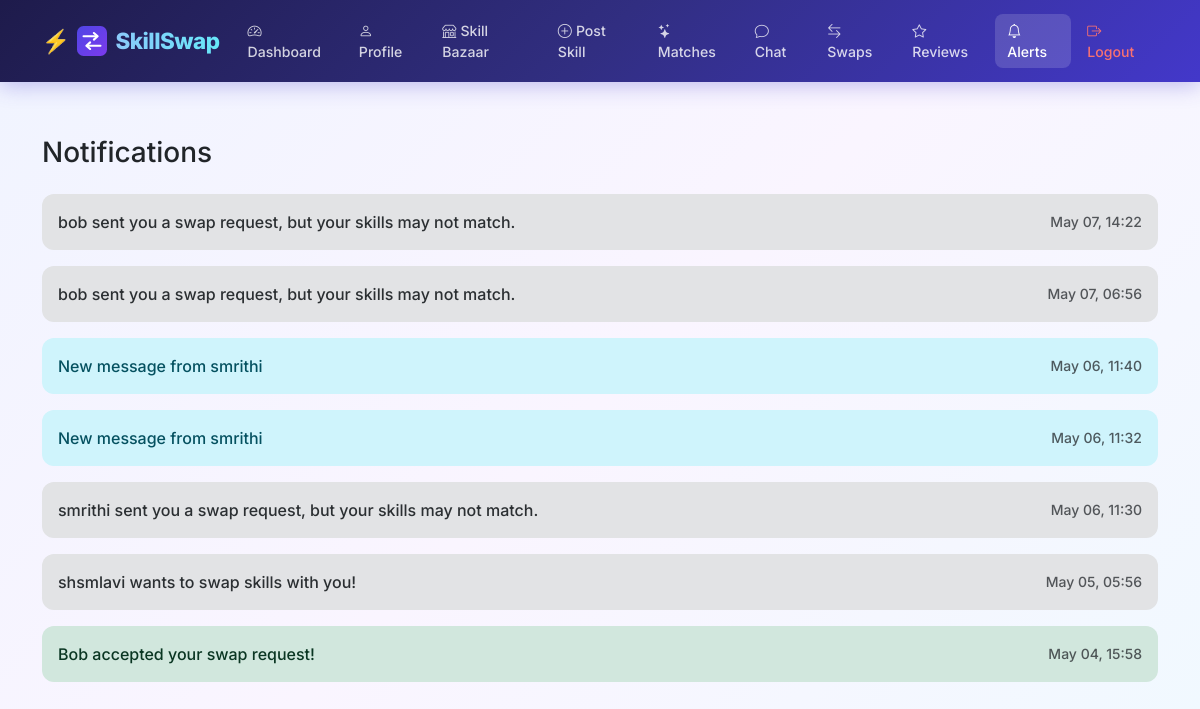
The app's page /notifications/ (signed in) with its own data.
### core/models.py (models this page shows, shortened)
class Notification(models.Model):
    TYPE_CHOICES = [
        ('swap_accepted', 'Swap Accepted'),
        ('swap_rejected', 'Swap Rejected'),
        ('new_request', 'New Request'),
        ('new_message', 'New Message'),
        ('new_review', 'New Review'),
    ]
    user = models.ForeignKey(User, on_delete=models.CASCADE, related_name='notifications')
    message = models.TextField()
    notification_type = models.CharField(max_length=20, choices=TYPE_CHOICES, default='new_request')
    is_read = models.BooleanField(default=False)
    created_at = models.DateTimeField(auto_now_add=True)
    class Meta:
        ordering = ['-created_at']

### core/views.py (the view)
# urls.py: path('notifications/', views.notifications_view, name='notifications'),
@login_required
def notifications_view(request):
    notifs = Notification.objects.filter(user=request.user).order_by('-created_at')
    notifs.filter(is_read=False).update(is_read=True)
    return render(request, 'notifications.html', {'notifications': notifs})

### templates/notifications.html (shortened to what this page needs)
{% extends 'base.html' %}
{% block nav_notifications %}active{% endblock %}
{% block content %}
<div class="container mt-4">
  <h3 class="mb-4">Notifications</h3>
  {% if notifications %}
    {% for notif in notifications %}
    <div class="alert alert-{% if notif.notification_type == 'swap_accepted' %}success{% elif notif.notification_type == 'swap_rejected' %}danger{% elif notif.notification_type == 'new_message' %}info{% elif notif.notification_type == 'new_review' %}warning{% else %}secondary{% endif %} d-flex justify-content-between align-items-center">
      <span>{{ notif.message }}</span>
      <small class="text-muted ms-3 text-nowrap">{{ notif.created_at|date:"M d, H:i" }}</small>
    </div>
    {% endfor %}
  {% else %}
  <div class="text-center py-5">
    <h5 class="text-muted">No notifications yet.</h5>
    <p class="text-muted">When someone requests a swap or sends you a message, it'll show up here.</p>
  </div>
  {% endif %}
</div>
{% endblock %}

### templates/base.html (style rules this page uses)
* { font-family: 'Inter', sans-serif; }
body { background: linear-gradient(135deg, #f0f4ff 0%, #faf5ff 50%, #f0f9ff 100%); min-height: 100vh; }
.alert { border-radius: 12px; border: none; font-weight: 500; }

### records on screen
Notification: message "bob sent you a swap request, but your skills may not match.", created_at "May 07, 14:22"
Notification: message "bob sent you a swap request, but your skills may not match.", created_at "May 07, 06:56"
Notification: message "New message from smrithi", created_at "May 06, 11:40"
Notification: message "New message from smrithi", created_at "May 06, 11:32"
Notification: message "smrithi sent you a swap request, but your skills may not match.", created_at "May 06, 11:30"
Notification: message "shsmlavi wants to swap skills with you!", created_at "May 05, 05:56"
Notification: message "Bob accepted your swap request!", created_at "May 04, 15:58"
